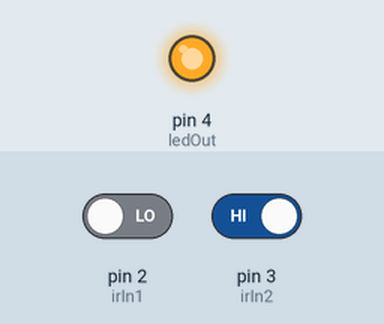
This sketch was run on a simulated Arduino Uno, built with avr-gcc and run on an emulated ATmega328P. Shown: output pins drawn as LEDs (lit = HIGH). The inputs (shaded band) are chosen by the test bench; at power-on: pin 3 (irIn2) HIGH, pin 2 (irIn1) LOW.

Above: at 1.2 s.
1.3 s: pin 3 (irIn2) driven LOW
At 1.9 s:
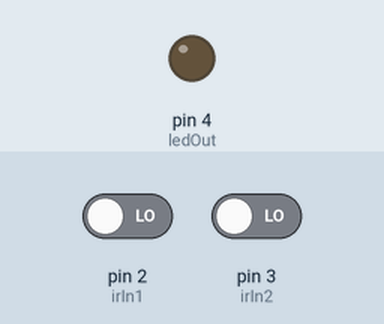
2.8 s: pin 3 (irIn2) driven HIGH
At 4.2 s:
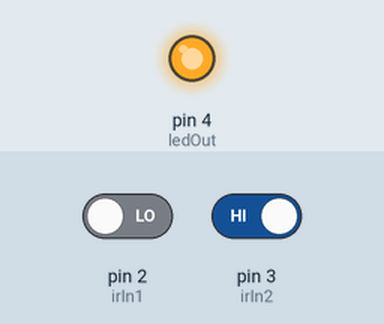
Timing chart, 0 to 5.8 s (numbered marks = the images above; inputs shaded):
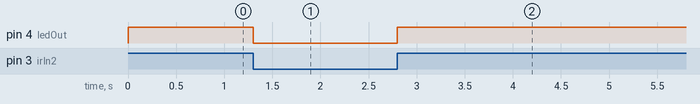

The sketch:

dual_IR_test.ino
```cpp
int irIn1 = 2;
int irIn2 = 3;
int ledOut = 4;

void setup() {
  pinMode(irIn1, INPUT);
  pinMode(irIn2, INPUT);
  pinMode(ledOut, OUTPUT);

}

void loop() {
  int a = digitalRead(irIn1);
  int b = digitalRead(irIn2);
  if (a>0 || b>0){
    digitalWrite(ledOut, HIGH);}
  else {
    digitalWrite(ledOut, LOW);}

}
```

Measured:
- after the input at 1.3 s, pin 4 (ledOut): HIGH → LOW at once
- after the input at 2.8 s, pin 4 (ledOut): LOW → HIGH at once
